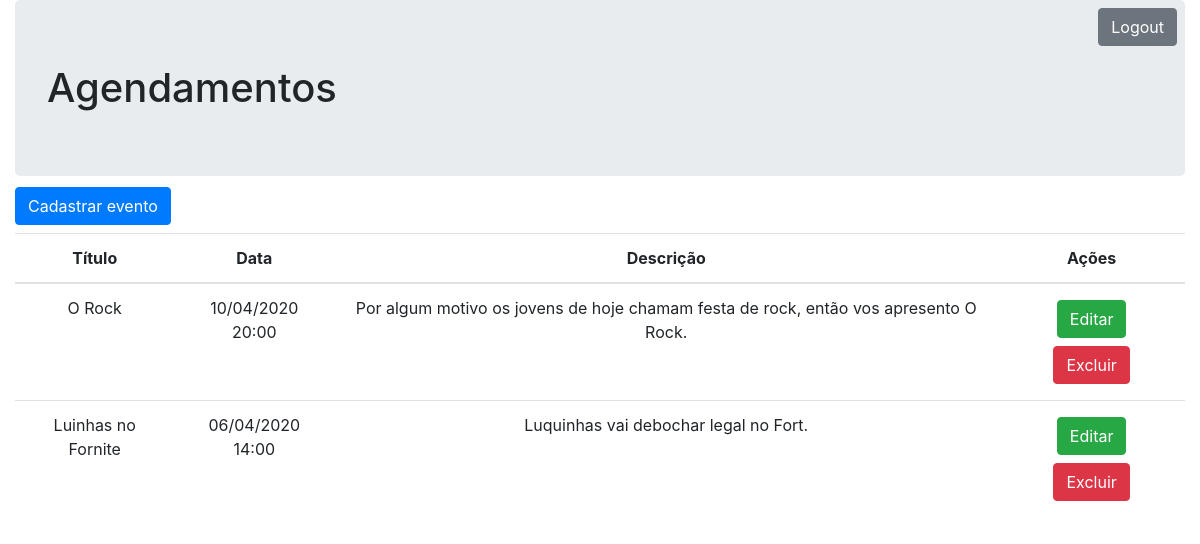
Page /agenda/ (signed in) on the earlier database version.
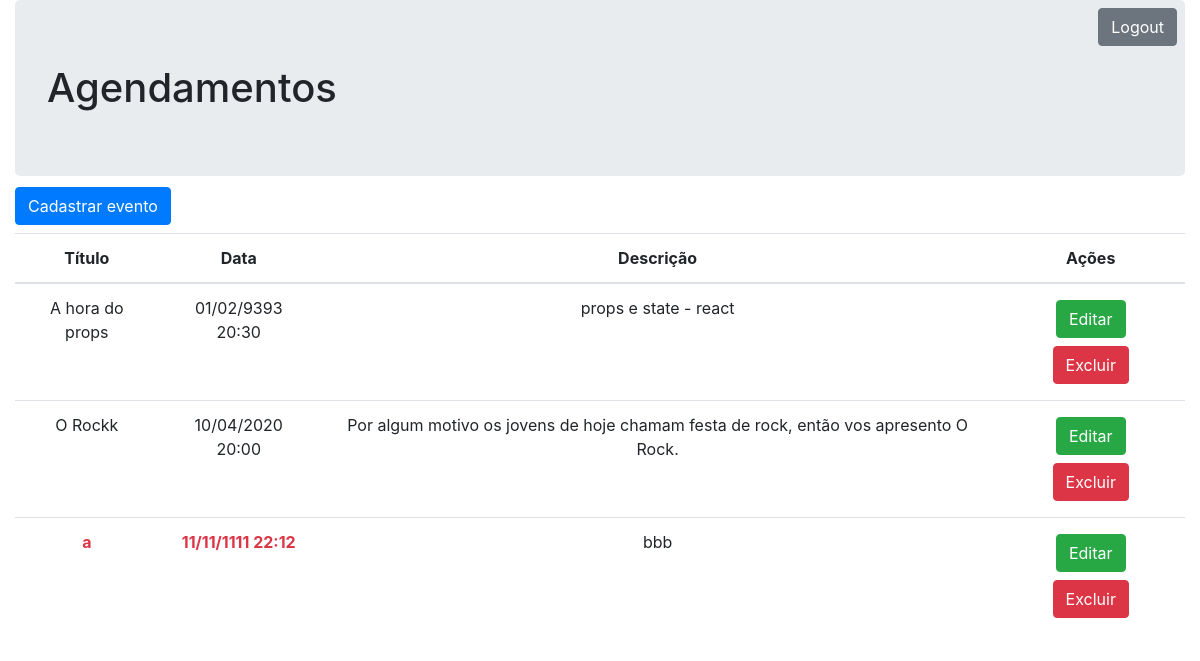
Same page on the later database version.
### core/models.py (models this page shows, shortened)
class Evento (models.Model):
    titulo = models.CharField(max_length=100)
    descricao = models.TextField(blank=True, null=True)
    data_evento = models.DateTimeField(verbose_name='Data do Evento')
    data_criacao = models.DateTimeField(auto_now=True, verbose_name='Data de Criação')
    local = models.CharField(max_length=100, blank=True, null=True)
    usuario = models.ForeignKey(User, on_delete=models.CASCADE)
    class Meta:
        db_table = 'evento'
    def get_data_evento(self):
        return self.data_evento.strftime('%d/%m/%Y %H:%M')
    def get_evento_atrasado(self):
        if datetime.now() > self.data_evento:
            return True
        else:
            return False

### core/views.py (the view)
# urls.py: path('agenda/', views.lista_eventos),
@login_required(login_url='/login/')
def lista_eventos(request):
    usuario = request.user
    eventos = Evento.objects.filter(usuario=usuario).order_by('-data_evento')
    response = {'eventos':eventos}
    return render(request, 'agenda.html', response)

### templates/agenda.html
{% extends "model-page.html" %}
{% block content %}
    <div class="container-fluid">
        <a href="/logout" class="btn btn-secondary float-right m-2">Logout</a>
        <h1 class="jumbotron">Agendamentos</h1>
        <a href="evento/" class="btn btn-primary mb-2 mt-n4">Cadastrar evento</a>
        <table class="table">
          <thead>
            <tr class="text-center">
              <th scope="col">Título</th>
              <th scope="col">Data</th>
              <th scope="col">Descrição</th>
              <th scope="col">Ações</th>
            </tr>
          </thead>
          <tbody>
            {% for evento in eventos %}
                <tr class="text-center">
                    <td {% if evento.get_evento_atrasado %} class="text-danger font-weight-bold" {% endif %}>{{evento.titulo}}</td>
                    <td {% if evento.get_evento_atrasado %} class="text-danger font-weight-bold" {% endif %}>{{evento.get_data_evento}}</td>
                    <td>{{evento.descricao}}</td>
                    <td>
                        <a href="evento/?id={{ evento.id }}" class="btn btn-success m-1 fonte-branca">Editar</a>
                        <a href="evento/delete/{{ evento.id }}" class="btn btn-danger m-1 fonte-branca">Excluir</a>
                    </td>
                </tr>
            {% endfor %}
          </tbody>
        </table>
    </div>
{% endblock %}

### templates/model-page.html (shortened to what this page needs)
<!DOCTYPE html>
<html lang="pt-br">
<head>
    {% include "model-header.html" %}
</head>
<body>
    {% block content %} {% endblock %}
</body>
</html>

### templates/model-header.html (shortened to what this page needs)
{% load static %}
<link rel="stylesheet" href="https://stackpath.bootstrapcdn.com/bootstrap/4.3.1/css/bootstrap.min.css">
<link rel="stylesheet" href="{% static 'css/styles.css' %}">

### staticfiles/css/styles.css (style rules this page uses)
.fonte-branca { color: white !important; }

Differences in the rows shown:
removed Evento: titulo "Luinhas no Fornite", get_data_evento "06/04/2020 14:00", descricao "Luquinhas vai debochar legal no Fort."
added Evento: titulo "A hora do props", get_data_evento "01/02/9393 20:30", descricao "props e state - react"
changed Evento: titulo "O Rock" → "O Rockk"
added Evento: titulo "a", get_data_evento "11/11/1111 22:12", descricao "bbb"
